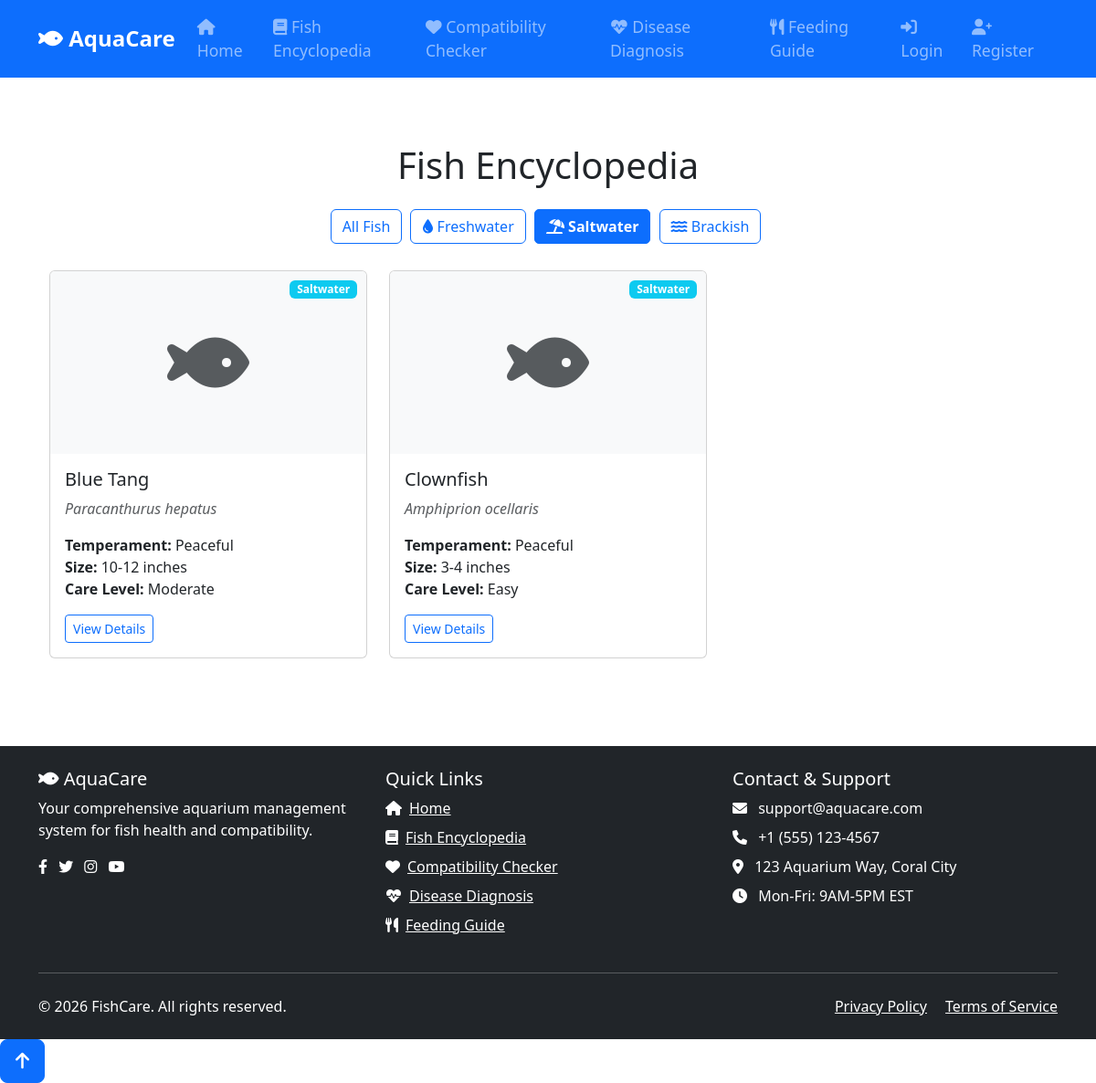
The page /AquaCare/encyclopedia.php?water_type=Saltwater on the database its author committed.
### tables this page shows
CREATE TABLE Fish (
    fish_id INT AUTO_INCREMENT PRIMARY KEY,
    common_name VARCHAR(100) NOT NULL,
    scientific_name VARCHAR(100),
    family VARCHAR(100),
    origin VARCHAR(100),
    adult_size VARCHAR(50),
    lifespan VARCHAR(50),
    min_tank_size VARCHAR(50),
    temp_range VARCHAR(50),
    ph_range VARCHAR(50),
    temperament VARCHAR(50),
    care_level VARCHAR(50),
    diet VARCHAR(50),
    description TEXT,
    water_type ENUM('Freshwater', 'Saltwater', 'Brackish') NOT NULL,
    image_path VARCHAR(255),
    created_at TIMESTAMP DEFAULT CURRENT_TIMESTAMP,
    updated_at TIMESTAMP DEFAULT CURRENT_TIMESTAMP ON UPDATE CURRENT_TIMESTAMP,
    created_by INT,
    FOREIGN KEY (created_by) REFERENCES Users(user_id)
);

### AquaCare/encyclopedia.php (the view, shortened to what this page needs)
<?php
require_once 'db_config.php';
try {
    $stmt = $pdo->query("SELECT * FROM Fish ORDER BY common_name");
    $allFish = $stmt->fetchAll();
} catch (PDOException $e) {
    die("Database error: " . $e->getMessage());
}
$waterType = $_GET['water_type'] ?? '';
if ($waterType && in_array($waterType, ['Freshwater', 'Saltwater', 'Brackish'])) {
    $stmt = $pdo->prepare("SELECT * FROM Fish WHERE water_type = ? ORDER BY common_name");
    $stmt->execute([$waterType]);
    $allFish = $stmt->fetchAll();
}
?>
<!DOCTYPE html>
<html lang="en">
<head>
    <link href="https://cdn.jsdelivr.net/npm/bootstrap@5.3.0/dist/css/bootstrap.min.css" rel="stylesheet">
    <link rel="stylesheet" href="https://cdnjs.cloudflare.com/ajax/libs/font-awesome/6.0.0/css/all.min.css">
</head>
<body>
    <?php include 'header.php'; ?>
    <div class="container py-5">
        <h1 class="text-center mb-4">Fish Encyclopedia</h1>
        <div class="filter-buttons text-center mb-4">
            <a href="encyclopedia.php" class="btn btn-outline-primary <?php echo empty($waterType) ? 'active' : ''; ?>">
                All Fish
            </a>
            <a href="encyclopedia.php?water_type=Freshwater" class="btn btn-outline-primary <?php echo $waterType === 'Freshwater' ? 'active' : ''; ?>">
                <i class="fas fa-tint"></i> Freshwater
            </a>
            <a href="encyclopedia.php?water_type=Saltwater" class="btn btn-outline-primary <?php echo $waterType === 'Saltwater' ? 'active' : ''; ?>">
                <i class="fas fa-umbrella-beach"></i> Saltwater
            </a>
            <a href="encyclopedia.php?water_type=Brackish" class="btn btn-outline-primary <?php echo $waterType === 'Brackish' ? 'active' : ''; ?>">
                <i class="fas fa-water"></i> Brackish
            </a>
        </div>
        <div class="row row-cols-1 row-cols-md-2 row-cols-lg-3 g-4">
            <?php foreach ($allFish as $fish): ?>
                <div class="col">
                    <div class="card fish-card">
                        <?php if ($fish['image_path']): ?>
                            <img src="<?php echo $fish['image_path']; ?>" class="card-img-top fish-image" alt="<?php echo htmlspecialchars($fish['common_name']); ?>">
                        <?php else: ?>
                            <div class="card-img-top fish-image bg-light d-flex align-items-center justify-content-center">
                                <i class="fas fa-fish fa-5x text-muted"></i>
                            </div>
                        <?php endif; ?>
                        <span class="water-type-badge badge
                            <?php echo $fish['water_type'] === 'Freshwater' ? 'bg-primary' :
                                  ($fish['water_type'] === 'Saltwater' ? 'bg-info' : 'bg-warning'); ?>">
                            <?php echo $fish['water_type']; ?>
                        </span>
                        <div class="card-body">
                            <h2 class="card-title h5"><?php echo htmlspecialchars($fish['common_name']); ?></h2>
                            <p class="card-text text-muted">
                                <em><?php echo htmlspecialchars($fish['scientific_name']); ?></em>
                            </p>
                            <ul class="list-unstyled">
                                <li><strong>Temperament:</strong> <?php echo htmlspecialchars($fish['temperament']); ?></li>
                                <li><strong>Size:</strong> <?php echo htmlspecialchars($fish['adult_size']); ?></li>
                                <li><strong>Care Level:</strong> <?php echo htmlspecialchars($fish['care_level']); ?></li>
                            </ul>
                            <a href="view_fish.php?id=<?php echo $fish['fish_id']; ?>" class="btn btn-sm btn-outline-primary">
                                View Details
                            </a>
                        </div>
                    </div>
                </div>
            <?php endforeach; ?>
        </div>
    </div>
    <?php include 'footer.php'; ?>
</body>
</html>

### AquaCare/encyclopedia.php (style rules this page uses)
.fish-card { transition: transform 0.3s ease, box-shadow 0.3s ease; height: 100%; }
.water-type-badge { position: absolute; top: 10px; right: 10px; }
.fish-image { height: 200px; object-fit: cover; width: 100%; }
.filter-buttons .btn { margin-right: 5px; margin-bottom: 5px; }

### AquaCare/header.php (style rules this page uses)
.active { font-weight: bold; color: #fff !important; background-color: rgba(255, 255, 255, 0.2); border-radius: 5px; }

### rows shown on the page
fish: water_type "Saltwater", common_name "Blue Tang", scientific_name "Paracanthurus hepatus", temperament "Peaceful", adult_size "10-12 inches", care_level "Moderate"
fish: water_type "Saltwater", common_name "Clownfish", scientific_name "Amphiprion ocellaris", temperament "Peaceful", adult_size "3-4 inches", care_level "Easy"
